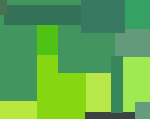
Frame 1 (no input)
Frame 60 (the mouse pressed at the canvas centre just before this capture): identical to frame 1, image omitted
Frame 120 (the mouse held since frame 60 and released just before this capture): identical to frame 1, image omitted

The Processing sketch that drew this single still picture (run headless with seeded random() and noise(); from frame 60 on, the mouse is pressed at the canvas centre):

// Processing sketch: processing_32367
// ── processing_32367.pde

/* Conor Russomanno
HW 8/3 - Rectangle Tiles*/


void setup () {
  size(150, 119);
  background(#87d612);
  smooth();
}

void draw() {
  //no stroke
  noStroke();
  
  //change color and draw rectangle
  fill(#b8e73d);
  rect(0,101,37,19);
  
  //change color and draw rectangle (kermit colored)
  fill(#4fc215);
  rect(0,0,70,55);

  //change color and draw rectangle (kermit colored)
  fill(#b8e749);
  rect(86,70,31,43);  
  
  //change color and draw rectangle
  fill(#42955e);
  rect(58,22,57,51);
  
  //change color and draw rectangle
  fill(#41975e);
  rect(0,0,37,101);
  
  //change color and draw rectangle
  fill(#44945e);
  rect(0,0,160,10);
  
  //change color and draw rectangle
  fill(#347257);
  rect(4,5,101,20);
  
  //change color and draw rectangle
  fill(#35a264);
  rect(107,0,53,29);
  
  //change color and draw rectangle
  fill(#639a7c);
  rect(115,29,45,28);  

  //change color and draw rectangle
  fill(#9fe953);
  rect(116,57,44,55);
  
  //change color and draw rectangle
  fill(#3c4443);
  rect(85,112,75,8);
  
  //change color and draw rectangle
  fill(#649c7d);
  rect(135,102,25,18);
  
  //change color and draw rectangle
  fill(#347257);
  rect(4,5,101,20);
  
  //change color and draw rectangle
  fill(#37875b);
  rect(111, 56, 12, 57);
  
  //change color and draw rectangle
  fill(#377a61);
  rect(81, 0, 44, 33);
  
  //change color and draw rectangle
  fill(#487251);
  rect(0,0,7,15);
}
